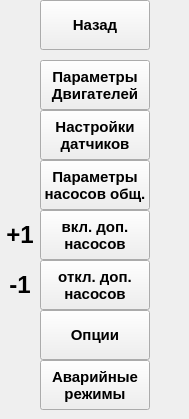
     <widget class="QWidget" name="Settings_Station_Settings_Buttons_page">
      <widget class="QLabel" name="return_to_settings_main_buttons_icon_label_3">
       <property name="geometry">
        <rect>
         <x>0</x>
         <y>0</y>
         <width>40</width>
         <height>50</height>
        </rect>
       </property>
       <property name="text">
        <string/>
       </property>
      </widget>
      <widget class="QPushButton" name="return_to_settings_main_buttons_pushButton_3">
       <property name="geometry">
        <rect>
         <x>40</x>
         <y>0</y>
         <width>110</width>
         <height>50</height>
        </rect>
       </property>
       <property name="font">
        <font>
         <family>Arial</family>
         <pointsize>11</pointsize>
         <weight>75</weight>
         <bold>true</bold>
        </font>
       </property>
       <property name="text">
        <string>Назад</string>
       </property>
      </widget>
      <widget class="QLabel" name="go_to_station_settings_engine_parameters_page_icon_label_2">
       <property name="geometry">
        <rect>
         <x>150</x>
         <y>60</y>
         <width>30</width>
         <height>50</height>
        </rect>
       </property>
       <property name="text">
        <string/>
       </property>
      </widget>
      <widget class="QLabel" name="go_to_station_settings_sensors_settings_page_icon_label_2">
       <property name="geometry">
        <rect>
         <x>150</x>
         <y>110</y>
         <width>30</width>
         <height>50</height>
        </rect>
       </property>
       <property name="text">
        <string/>
       </property>
      </widget>
      <widget class="QLabel" name="go_to_station_settings_general_pumps_parameters_page_icon_label_2">
       <property name="geometry">
        <rect>
         <x>150</x>
         <y>160</y>
         <width>30</width>
         <height>50</height>
        </rect>
       </property>
       <property name="text">
        <string/>
       </property>
      </widget>
      <widget class="QLabel" name="go_to_station_settings_turn_on_extra_pumps_page_icon_label_2">
       <property name="geometry">
        <rect>
         <x>150</x>
         <y>210</y>
         <width>30</width>
         <height>50</height>
        </rect>
       </property>
       <property name="text">
        <string/>
       </property>
      </widget>
      <widget class="QLabel" name="go_to_station_settings_turn_off_extra_pumps_page_icon_label_2">
       <property name="geometry">
        <rect>
         <x>150</x>
         <y>260</y>
         <width>30</width>
         <height>50</height>
        </rect>
       </property>
       <property name="text">
        <string/>
       </property>
      </widget>
      <widget class="QLabel" name="go_to_station_settings_options_page_icon_label_2">
       <property name="geometry">
        <rect>
         <x>150</x>
         <y>310</y>
         <width>30</width>
         <height>50</height>
        </rect>
       </property>
       <property name="text">
        <string/>
       </property>
      </widget>
      <widget class="QLabel" name="go_to_station_settings_emergency_modes_page_icon_label_2">
       <property name="geometry">
        <rect>
         <x>150</x>
         <y>360</y>
         <width>30</width>
         <height>50</height>
        </rect>
       </property>
       <property name="text">
        <string/>
       </property>
      </widget>
      <widget class="QPushButton" name="go_to_station_settings_engine_parameters_page_pushButton">
       <property name="geometry">
        <rect>
         <x>40</x>
         <y>60</y>
         <width>110</width>
         <height>50</height>
        </rect>
       </property>
       <property name="font">
        <font>
         <family>Arial</family>
         <pointsize>11</pointsize>
         <weight>75</weight>
         <bold>true</bold>
        </font>
       </property>
       <property name="text">
        <string>Параметры
Двигателей</string>
       </property>
      </widget>
      <widget class="QPushButton" name="go_to_station_settings_sensors_settings_page_pushButton">
       <property name="geometry">
        <rect>
         <x>40</x>
         <y>110</y>
         <width>110</width>
         <height>50</height>
        </rect>
       </property>
       <property name="font">
        <font>
         <family>Arial</family>
         <pointsize>11</pointsize>
         <weight>75</weight>
         <bold>true</bold>
        </font>
       </property>
       <property name="text">
        <string>Настройки
датчиков</string>
       </property>
      </widget>
      <widget class="QPushButton" name="go_to_station_settings_general_pumps_parameters_page_pushButton">
       <property name="geometry">
        <rect>
         <x>40</x>
         <y>160</y>
         <width>110</width>
         <height>50</height>
        </rect>
       </property>
       <property name="font">
        <font>
         <family>Arial</family>
         <pointsize>11</pointsize>
         <weight>75</weight>
         <bold>true</bold>
        </font>
       </property>
       <property name="text">
        <string>Параметры
насосов общ.</string>
       </property>
      </widget>
      <widget class="QPushButton" name="go_to_station_settings_turn_on_extra_pumps_page_pushButton">
       <property name="geometry">
        <rect>
         <x>40</x>
         <y>210</y>
         <width>110</width>
         <height>50</height>
        </rect>
       </property>
       <property name="font">
        <font>
         <family>Arial</family>
         <pointsize>11</pointsize>
         <weight>75</weight>
         <bold>true</bold>
        </font>
       </property>
       <property name="text">
        <string>вкл. доп.
насосов</string>
       </property>
      </widget>
      <widget class="QPushButton" name="go_to_station_settings_turn_off_extra_pumps_page_pushButton">
       <property name="geometry">
        <rect>
         <x>40</x>
         <y>260</y>
         <width>110</width>
         <height>50</height>
        </rect>
       </property>
       <property name="font">
        <font>
         <family>Arial</family>
         <pointsize>11</pointsize>
         <weight>75</weight>
         <bold>true</bold>
        </font>
       </property>
       <property name="text">
        <string>откл. доп.
насосов</string>
       </property>
      </widget>
      <widget class="QPushButton" name="go_to_station_settings_options_page_pushButton">
       <property name="geometry">
        <rect>
         <x>40</x>
         <y>310</y>
         <width>110</width>
         <height>50</height>
        </rect>
       </property>
       <property name="font">
        <font>
         <family>Arial</family>
         <pointsize>11</pointsize>
         <weight>75</weight>
         <bold>true</bold>
        </font>
       </property>
       <property name="text">
        <string>Опции</string>
       </property>
      </widget>
      <widget class="QPushButton" name="go_to_station_settings_emergency_modes_page_pushButton">
       <property name="geometry">
        <rect>
         <x>40</x>
         <y>360</y>
         <width>110</width>
         <height>50</height>
        </rect>
       </property>
       <property name="font">
        <font>
         <family>Arial</family>
         <pointsize>11</pointsize>
         <weight>75</weight>
         <bold>true</bold>
        </font>
       </property>
       <property name="text">
        <string>Аварийные
режимы</string>
       </property>
      </widget>
      <widget class="QLabel" name="go_to_station_settings_engine_parameters_page_icon_label_1">
       <property name="geometry">
        <rect>
         <x>0</x>
         <y>60</y>
         <width>40</width>
         <height>50</height>
        </rect>
       </property>
       <property name="text">
        <string/>
       </property>
      </widget>
      <widget class="QLabel" name="go_to_station_settings_sensors_settings_page_icon_label_1">
       <property name="geometry">
        <rect>
         <x>0</x>
         <y>110</y>
         <width>40</width>
         <height>50</height>
        </rect>
       </property>
       <property name="text">
        <string/>
       </property>
      </widget>
      <widget class="QLabel" name="go_to_station_settings_general_pumps_parameters_page_icon_label_1">
       <property name="geometry">
        <rect>
         <x>0</x>
         <y>160</y>
         <width>40</width>
         <height>50</height>
        </rect>
       </property>
       <property name="text">
        <string/>
       </property>
      </widget>
      <widget class="QLabel" name="go_to_station_settings_turn_on_extra_pumps_page_icon_label_1">
       <property name="geometry">
        <rect>
         <x>0</x>
         <y>210</y>
         <width>40</width>
         <height>50</height>
        </rect>
       </property>
       <property name="font">
        <font>
         <family>Arial</family>
         <pointsize>18</pointsize>
         <weight>75</weight>
         <bold>true</bold>
        </font>
       </property>
       <property name="text">
        <string>+1</string>
       </property>
       <property name="alignment">
        <set>Qt::AlignCenter</set>
       </property>
      </widget>
      <widget class="QLabel" name="go_to_station_settings_turn_off_extra_pumps_page_icon_label_1">
       <property name="geometry">
        <rect>
         <x>0</x>
         <y>260</y>
         <width>40</width>
         <height>50</height>
        </rect>
       </property>
       <property name="font">
        <font>
         <family>Arial</family>
         <pointsize>18</pointsize>
         <weight>75</weight>
         <bold>true</bold>
        </font>
       </property>
       <property name="text">
        <string>-1</string>
       </property>
       <property name="alignment">
        <set>Qt::AlignCenter</set>
       </property>
      </widget>
      <widget class="QLabel" name="go_to_station_settings_options_page_icon_label_1">
       <property name="geometry">
        <rect>
         <x>0</x>
         <y>310</y>
         <width>40</width>
         <height>50</height>
        </rect>
       </property>
       <property name="text">
        <string/>
       </property>
      </widget>
      <widget class="QLabel" name="go_to_station_settings_emergency_modes_page_icon_label_1">
       <property name="geometry">
        <rect>
         <x>0</x>
         <y>360</y>
         <width>40</width>
         <height>50</height>
        </rect>
       </property>
       <property name="text">
        <string/>
       </property>
      </widget>
     </widget>
